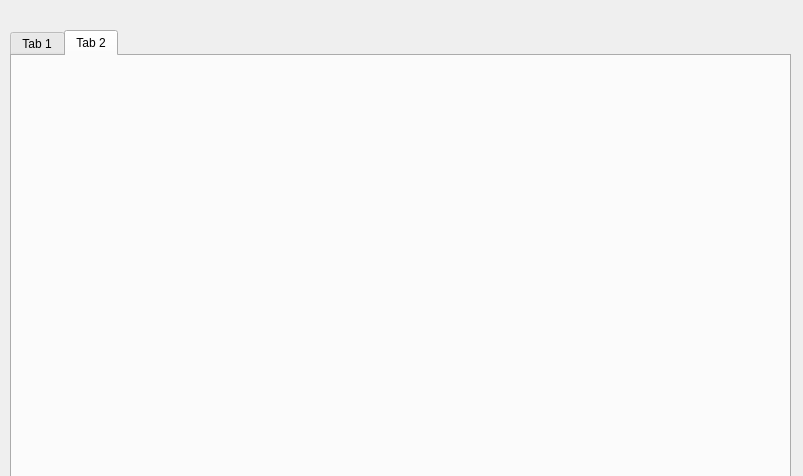
<?xml version="1.0" encoding="UTF-8"?>
<ui version="4.0">
 <class>Screen2</class>
 <widget class="QDialog" name="Screen2">
  <property name="geometry">
   <rect>
    <x>0</x>
    <y>0</y>
    <width>803</width>
    <height>476</height>
   </rect>
  </property>
  <property name="windowTitle">
   <string>Dialog</string>
  </property>
  <widget class="QTabWidget" name="tabWidget">
   <property name="geometry">
    <rect>
     <x>10</x>
     <y>30</y>
     <width>781</width>
     <height>451</height>
    </rect>
   </property>
   <property name="currentIndex">
    <number>1</number>
   </property>
   <widget class="QWidget" name="tab">
    <attribute name="title">
     <string>Tab 1</string>
    </attribute>
   </widget>
   <widget class="QWidget" name="tab_2">
    <attribute name="title">
     <string>Tab 2</string>
    </attribute>
   </widget>
  </widget>
 </widget>
 <resources/>
 <connections/>
</ui>
